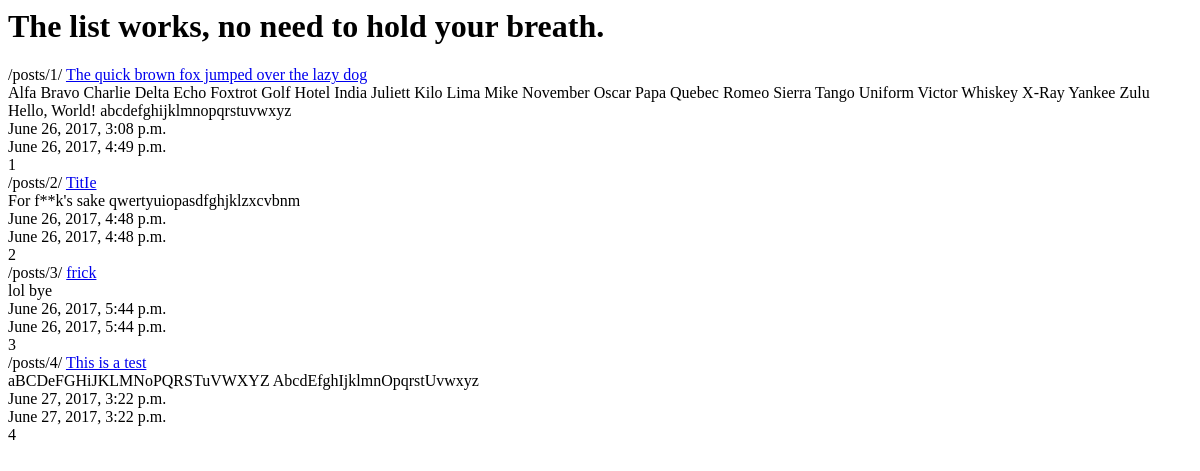
Before: /posts/ (signed in) with the older database file.
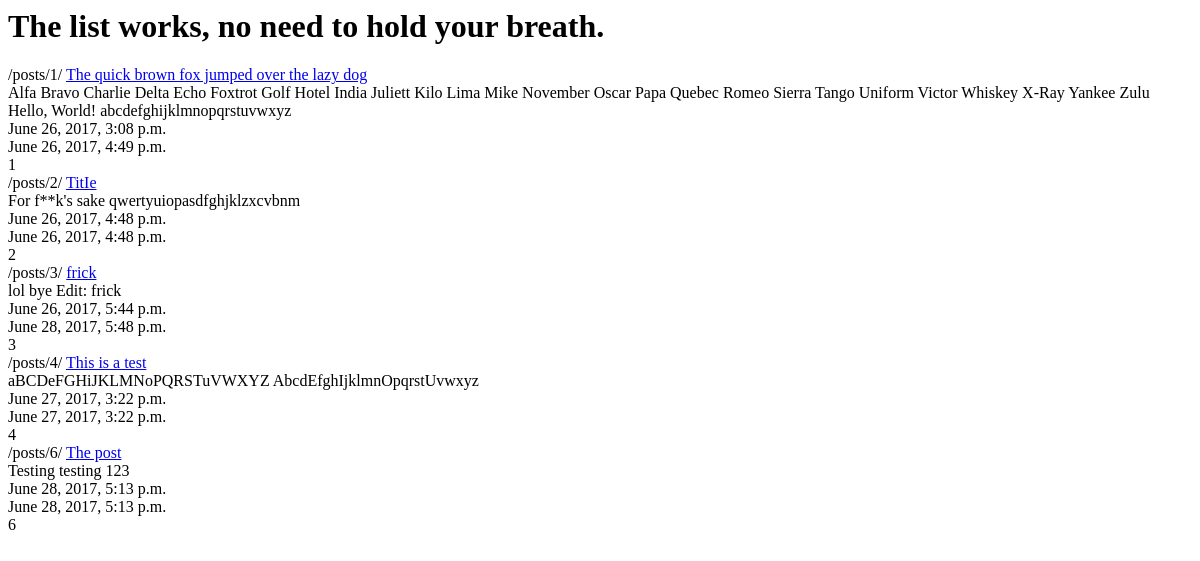
After: the same page with the newer database file.
### posts/models.py (models this page shows, shortened)
class Post(models.Model):
	title = models.CharField(max_length=120) #title & max length of title
	content = models.TextField(max_length=2000) #actual post & their max length
	updated = models.DateTimeField(auto_now=True, auto_now_add=False) #update timestamp
	timestamp = models.DateTimeField(auto_now=False, auto_now_add=True) #initial post timestamp
	def get_absolute_url(self):
		return reverse("posts:detail", kwargs={"id": self.id})

### posts/views.py (the view)
def post_list(request):
	if request.user.is_authenticated():
		queryset = Post.objects.all()
		context = {
			"object_list": queryset,
			"title": "The list"
		}
	else:
		context = {
		"shame": "You haven't logged in!",
		"object_list": "shame",
		"title": "The List"
		}
	return render(request, "index.html", context)

### templates/index.html
<html>
<body>
<h1>{{title}} works, no need to hold your breath.</h1>
{% for obj in object_list%}
{% url "posts:detail" id=obj.id %}
<a href='{{ obj.get_absolute_url }}'>{{ obj.title }}</a><br/>
{{ obj.content }}<br/>
{{ obj.timestamp }}<br/>
{{ obj.updated }}<br/>
{{ obj.id }}<br/>
{% endfor %}
</body>
</html>

Changed rows visible on the page:
changed Post "/posts/3/": content "lol bye" → "lol bye Edit: frick"; updated "June 26, 2017, 5:44 p.m." → "June 28, 2017, 5:48 p.m."
added Post: id "/posts/6/", title "The post", content "Testing testing 123", timestamp "June 28, 2017, 5:13 p.m.", updated "June 28, 2017, 5:13 p.m.", id "6"
